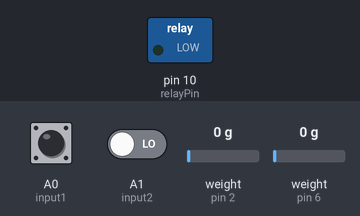
Bench run of a sketch on a simulated Arduino Uno, built with avr-gcc and run on an emulated ATmega328P. On the bench: switched loads named in the sketch (green lamp = pin HIGH). The inputs (shaded band) are chosen by the test bench; at power-on: A0 (input1) LOW, A1 (input2) LOW, weight on the scale (sensors on pin 2, pin 6) 0 g. What the sketch prints to the serial monitor is not drawn.

Above: at 0.1 s.
At 3.2 s:
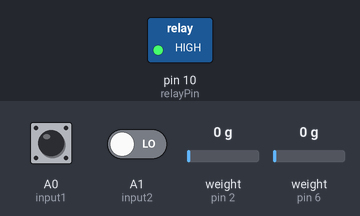
3.3 s: A0 (input1) pulsed HIGH 2 times (0.12 s each, 0.3 s apart)
Timing chart, 0 to 6.3 s (numbered marks = the images above; inputs shaded):
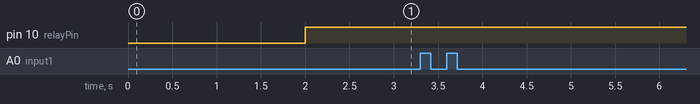

The sketch:

Arduino_basic.ino
```cpp
int X;
int Y;
float TIME = 0;
float FREQUENCY = 0;
float WATER1 = 0;
float WATER2 = 0;
float TOTAL = 0;

const int input1 = A0;
const int input2 = A1;
int temp = 0;

#include "HX711.h"
long psi1;
long psi2;
const int DOUT_PIN_1 = 2;
const int SCK_PIN_1 = 3;

int relayPin = 10;
const int DOUT_PIN_2 = 6;
const int SCK_PIN_2 = 7;

HX711 scale1;
HX711 scale2;

void setup() {
  Serial.begin(9600);
  pinMode(input1, INPUT);
  pinMode(input2, INPUT);
  pinMode(relayPin, OUTPUT);
  scale1.begin(DOUT_PIN_1, SCK_PIN_1);
  scale2.begin(DOUT_PIN_2, SCK_PIN_2);
  delay(2000);
}


void loop() {
  digitalWrite(relayPin, HIGH);
  X = pulseIn(input1, HIGH);
  Y = pulseIn(input1, LOW);
  TIME = X + Y;
  FREQUENCY = 1000000 / TIME;
  WATER1 = FREQUENCY / 7.5;


  if (FREQUENCY >= 0) {
    if (isinf(FREQUENCY)) {
      Serial.print("VOL. ; 0.00");
      Serial.print(" l/M ");
    } else {

      Serial.print("VOL. ; ");
      Serial.print(WATER1);
      Serial.print(" l/M ");
    }
  }

  X = pulseIn(input2, HIGH);
  Y = pulseIn(input2, LOW);
  TIME = X + Y;
  FREQUENCY = 1000000 / TIME;
  WATER2 = FREQUENCY / 7.5;


  if (FREQUENCY >= 0) {
    if (isinf(FREQUENCY)) {
      Serial.print("VOL. : 0.00");
      Serial.print(" L/M ");
    } else {

      Serial.print("VOL. : ");
      Serial.print(WATER2);
      Serial.print(" L/M ");
    }
  }
  delay(5000);
  if (WATER1 > WATER2 ){
    if(WATER1-WATER2 <= 1.00){
      temp += 1;
    }else{
      temp = 0;
    }
  }else{
    if(WATER2-WATER1 <= 1.00){
      temp += 1;
    }else{
      temp = 0;
    }
  }
  if (scale1.is_ready()) {
    long pressureValue1 = scale1.read();
    psi1 = pressureValue1 /415646 ;

  }

  if (scale2.is_ready()) {
    long pressureValue2 = scale2.read();
    psi2 = pressureValue2 /415646 ;

  }
  if (psi1>psi2){
    long diff = psi1 - psi2;
    Serial.print(" M ");
    Serial.print(diff);
    Serial.print(" K ");
  }else{
    long diff = psi2 - psi1;
    Serial.print(" M ");
    Serial.print(diff);
    Serial.print(" K ");
  }
  if (temp <= 5){
    digitalWrite(relayPin, LOW);
  }else{
    digitalWrite(relayPin, HIGH);
  }
  Serial.println(WATER1 - WATER2);
}
```
